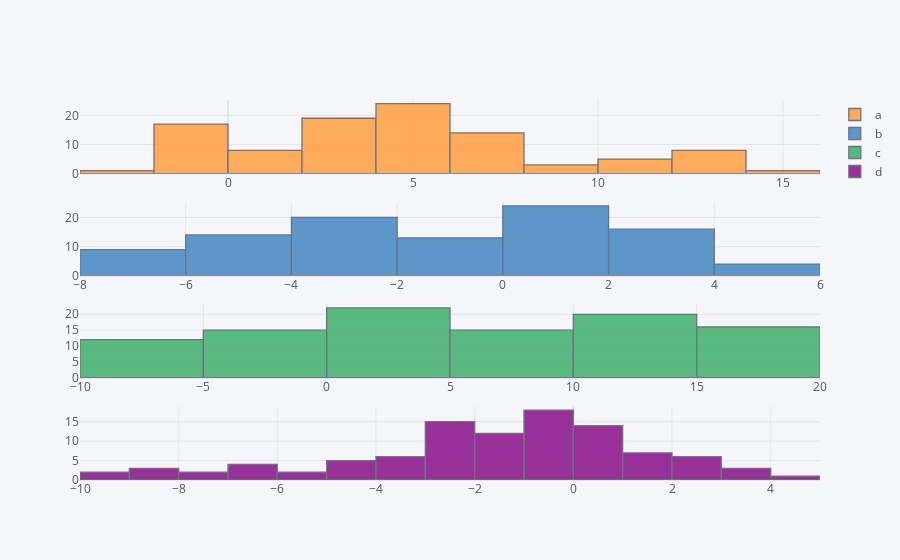

The code cell stored with this chart in its notebook:
### Markdown cell above
## Histograms

### Code cell
df.iplot(kind='histogram', subplots=True, shape=(4, 1), filename='histogram-subplots')

### Figure 1 — Plotly figure (JSON) as saved in the notebook; plotly's stock layout.template omitted (floating-point values rounded to 4 significant figures)
{"data": [{"histfunc": "count", "histnorm": "", "marker": {"color": "rgba(255, 153, 51, 1.0)", "line": {"color": "#4D5663", "width": 1.3}}, "name": "a", "opacity": 0.8, "orientation": "v", "type": "histogram", "x": [-1.529, 0.2875, -1.648, -1.605, -1.533, -1.851, -0.7965, -0.7983, -1.151, -1.665, -1.339, -0.8099, -0.948, -1.176, -2.289, -1.046, -0.2819, 1.137, 0.1419, -0.6134, 0.3892, -0.5341, 0.5128, 1.049, 2.03, 1.118, 1.6, 3.198, 2.424, 3.258, 3.929, 4.678, 4.873, 4.637, 5.866, 5.137, 6.788, 5.924, 7.124, 7.567, 7.801, 8.056, 7.614, 7.004, 5.636, 5.993, 5.055, 3.622, 3.419, 5.143, 4.635, 4.63, 4.741, 3.453, 3.234, 4.615, 6.645, 5.854, 5.748, 3.639, 3.677, 4.347, 4.379, 3.907, 2.73, 2.527, 4.265, 5.836, 7.219, 5.105, 4.543, 3.58, 3.22, 2.919, 4.229, 3.803, 3.559, 4.838, 6.885, 6.958, 7.135, 6.639, 8.417, 7.691, 7.863, 8.323, 10.1, 13.15, 14.43, 14.0, 12.85, 11.01, 11.29, 11.66, 10.95, 12.19, 12.57, 12.81, 13.19, 12.73], "xaxis": "x", "yaxis": "y"}, {"histfunc": "count", "histnorm": "", "marker": {"color": "rgba(55, 128, 191, 1.0)", "line": {"color": "#4D5663", "width": 1.3}}, "name": "b", "opacity": 0.8, "orientation": "v", "type": "histogram", "x": [-0.3446, -0.2047, -0.2504, -0.8874, -2.062, -3.665, -4.973, -5.526, -7.252, -5.857, -5.244, -4.259, -3.918, -4.357, -6.11, -4.596, -3.729, -3.242, -3.569, -4.157, -4.871, -4.219, -2.154, -2.55, -2.542, -4.407, -2.382, -1.892, -3.468, -3.524, -1.908, -1.992, -0.1001, -0.007862, 1.107, 1.514, 1.841, 0.6402, 0.8236, 1.291, 1.327, 1.988, 1.434, 2.138, 2.813, 3.033, 4.161, 2.796, 5.381, 5.363, 4.269, 1.411, 2.692, 1.71, 2.341, 2.939, 2.161, 2.49, 0.6637, 2.103, 2.48, 0.5498, 1.308, 1.75, 2.121, 1.144, -0.505, 0.001399, 0.7684, 1.064, 2.099, 2.469, 2.254, 3.611, 1.432, 0.4753, -0.1732, -0.1361, -0.3175, 0.7111, 0.9302, 0.08803, -2.513, -2.145, -3.622, -3.716, -4.935, -3.707, -3.65, -3.177, -3.262, -5.757, -7.111, -7.829, -7.107, -7.342, -7.471, -6.211, -4.904, -6.102], "xaxis": "x2", "yaxis": "y2"}, {"histfunc": "count", "histnorm": "", "marker": {"color": "rgba(50, 171, 96, 1.0)", "line": {"color": "#4D5663", "width": 1.3}}, "name": "c", "opacity": 0.8, "orientation": "v", "type": "histogram", "x": [0.007088, -0.9592, -0.8822, -2.978, -4.63, -6.072, -6.057, -6.355, -5.166, -4.749, -4.919, -5.537, -5.825, -7.335, -7.645, -8.175, -8.38, -7.161, -5.891, -4.749, -4.591, -4.804, -4.108, -3.888, -3.154, -2.336, -0.02177, 0.117, -0.08524, 0.2404, 0.5229, 0.8023, 0.8915, 1.616, 2.992, 2.77, 2.802, 2.117, 3.036, 4.203, 2.814, 3.61, 4.76, 3.739, 3.515, 3.026, 3.994, 5.418, 5.559, 5.829, 5.713, 6.016, 5.794, 5.679, 5.908, 4.672, 5.383, 4.327, 6.327, 6.723, 8.367, 8.369, 8.603, 10.23, 9.517, 10.17, 10.2, 11.06, 10.68, 12.89, 14.76, 15.51, 16.21, 15.04, 15.37, 14.35, 13.71, 14.69, 15.28, 14.89, 13.88, 15.21, 15.51, 15.4, 15.97, 17.23, 16.45, 16.02, 17.12, 16.39, 16.99, 15.07, 12.79, 13.82, 12.01, 10.29, 11.4, 10.95, 10.15, 10.45], "xaxis": "x3", "yaxis": "y3"}, {"histfunc": "count", "histnorm": "", "marker": {"color": "rgba(128, 0, 128, 1.0)", "line": {"color": "#4D5663", "width": 1.3}}, "name": "d", "opacity": 0.8, "orientation": "v", "type": "histogram", "x": [-0.5576, -1.423, -0.1845, 0.456, 0.1401, 0.6009, 1.804, 1.629, 2.578, 4.227, 2.878, 3.165, 2.824, 2.551, 2.598, 2.211, 3.093, 3.517, 1.724, 1.34, 0.08567, -0.3008, 0.05781, 0.6125, -0.04729, -0.3148, 1.992, 1.353, 0.8778, 0.5256, 1.538, 0.177, 0.964, -0.1923, -0.842, 0.1545, 0.3615, 0.8864, -0.4104, -0.2235, 0.003874, -0.974, -1.745, -2.095, -1.229, -2.055, -2.184, -3.739, -2.965, -3.44, -3.43, -1.661, -2.068, -2.081, -4.328, -5.957, -7.294, -7.705, -8.398, -6.746, -6.462, -6.542, -9.143, -9.201, -8.538, -8.207, -6.71, -4.517, -5.293, -4.842, -4.952, -4.426, -3.29, -1.634, -1.961, -0.9289, -2.185, -2.719, -2.093, -3.74, -2.478, -1.7, -0.8095, -0.262, -1.335, -1.034, -0.7762, -1.282, -0.7903, -2.499, -2.264, -2.816, -3.268, -2.371, -1.309, -0.7344, -0.7606, -0.5214, -1.224, -2.362], "xaxis": "x4", "yaxis": "y4"}], "layout": {"autosize": true, "barmode": "overlay", "legend": {"bgcolor": "#F5F6F9", "font": {"color": "#4D5663"}}, "paper_bgcolor": "#F5F6F9", "plot_bgcolor": "#F5F6F9", "title": {"font": {"color": "#4D5663"}}, "xaxis": {"anchor": "y", "autorange": true, "domain": [0, 1], "gridcolor": "#E1E5ED", "range": [-4, 16], "showgrid": true, "tickfont": {"color": "#4D5663"}, "title": {"font": {"color": "#4D5663"}, "text": ""}, "type": "linear", "zerolinecolor": "#E1E5ED"}, "xaxis2": {"anchor": "y2", "autorange": true, "domain": [0, 1], "gridcolor": "#E1E5ED", "range": [-8, 6], "showgrid": true, "tickfont": {"color": "#4D5663"}, "title": {"font": {"color": "#4D5663"}, "text": ""}, "type": "linear", "zerolinecolor": "#E1E5ED"}, "xaxis3": {"anchor": "y3", "autorange": true, "domain": [0, 1], "gridcolor": "#E1E5ED", "range": [-10, 20], "showgrid": true, "tickfont": {"color": "#4D5663"}, "title": {"font": {"color": "#4D5663"}, "text": ""}, "type": "linear", "zerolinecolor": "#E1E5ED"}, "xaxis4": {"anchor": "y4", "autorange": true, "domain": [0, 1], "gridcolor": "#E1E5ED", "range": [-10, 5], "showgrid": true, "tickfont": {"color": "#4D5663"}, "title": {"font": {"color": "#4D5663"}, "text": ""}, "type": "linear", "zerolinecolor": "#E1E5ED"}, "yaxis": {"anchor": "x", "autorange": true, "domain": [0.8063, 1], "gridcolor": "#E1E5ED", "range": [0, 25.26], "showgrid": true, "tickfont": {"color": "#4D5663"}, "title": {"font": {"color": "#4D5663"}, "text": ""}, "zerolinecolor": "#E1E5ED"}, "yaxis2": {"anchor": "x2", "autorange": true, "domain": [0.5375, 0.7312], "gridcolor": "#E1E5ED", "range": [0, 25.26], "showgrid": true, "tickfont": {"color": "#4D5663"}, "title": {"font": {"color": "#4D5663"}, "text": ""}, "zerolinecolor": "#E1E5ED"}, "yaxis3": {"anchor": "x3", "autorange": true, "domain": [0.2687, 0.4625], "gridcolor": "#E1E5ED", "range": [0, 23.16], "showgrid": true, "tickfont": {"color": "#4D5663"}, "title": {"font": {"color": "#4D5663"}, "text": ""}, "zerolinecolor": "#E1E5ED"}, "yaxis4": {"anchor": "x4", "autorange": true, "domain": [0, 0.1938], "gridcolor": "#E1E5ED", "range": [0, 18.95], "showgrid": true, "tickfont": {"color": "#4D5663"}, "title": {"font": {"color": "#4D5663"}, "text": ""}, "zerolinecolor": "#E1E5ED"}}}
